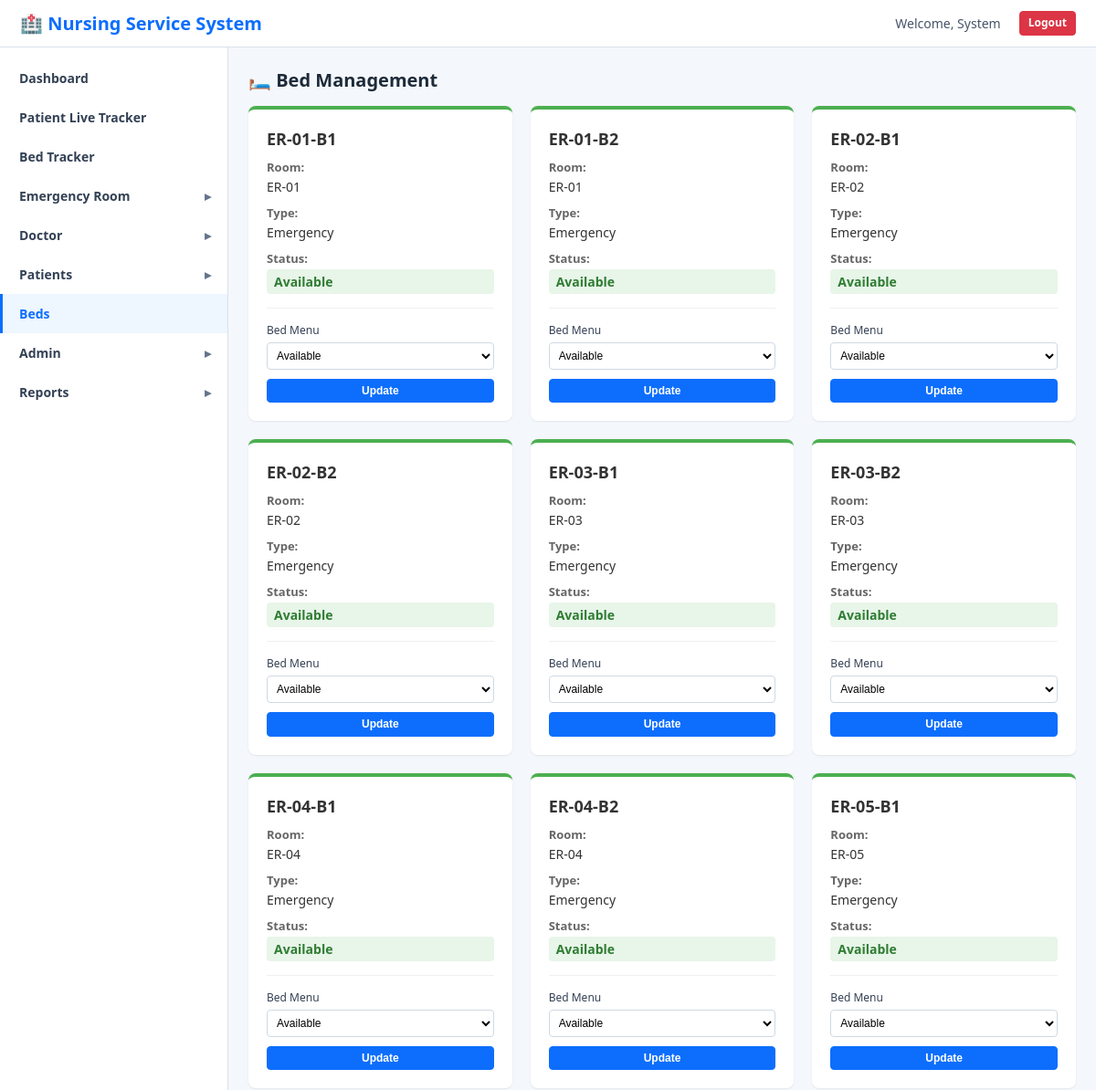
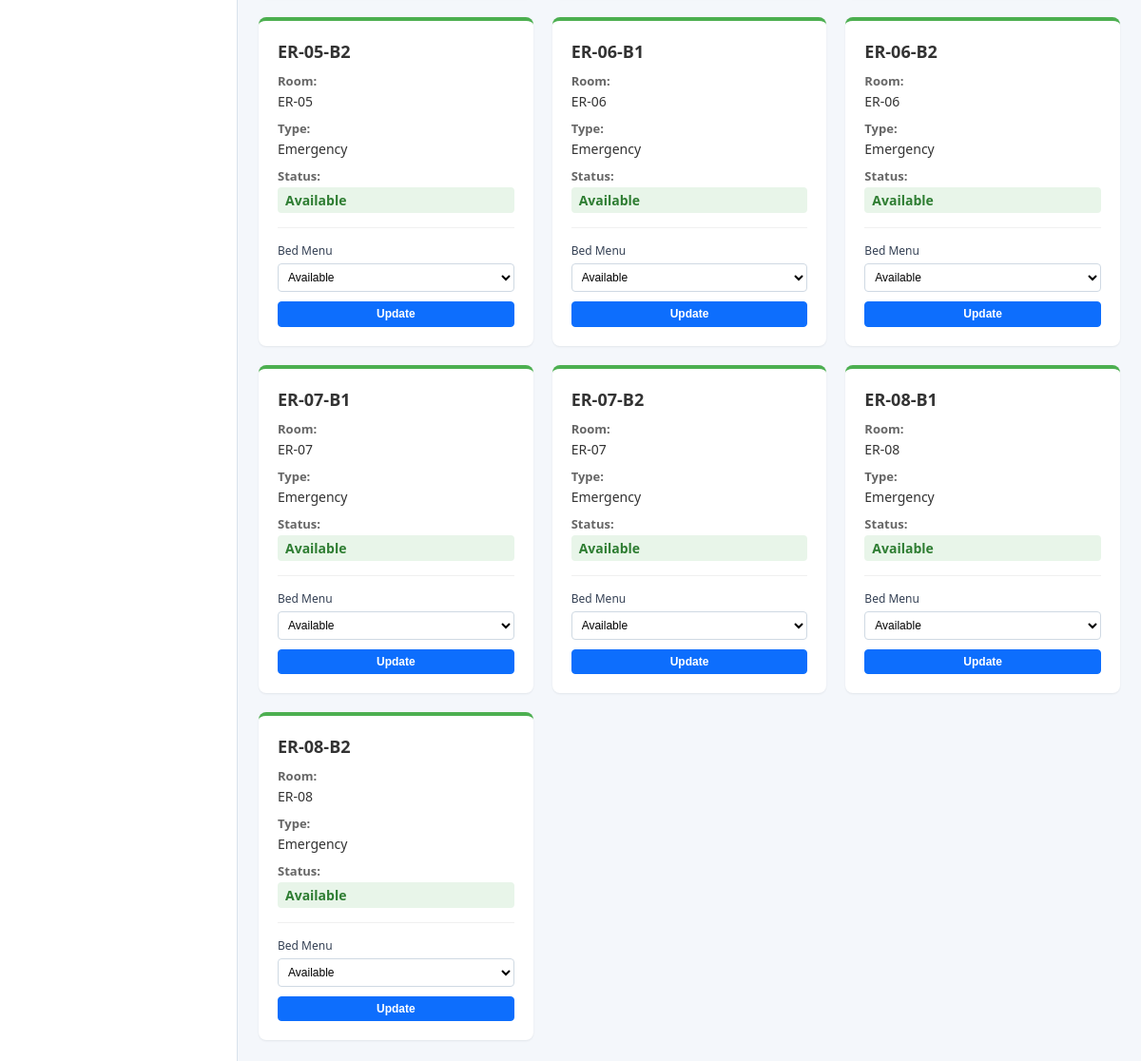
The app's page /pages/beds.php (signed in) with its own data (2 pictures, top to bottom).
### tables this page shows
CREATE TABLE `beds` (
  `bed_id` int(11) NOT NULL AUTO_INCREMENT,
  `bed_number` varchar(20) NOT NULL,
  `room_number` varchar(20) NOT NULL,
  `bed_type` enum('ICU','General','Emergency','Recovery') NOT NULL,
  `status` enum('available','occupied','maintenance') DEFAULT 'available',
  `patient_id` int(11) DEFAULT NULL,
  `assigned_nurse` int(11) DEFAULT NULL,
  `created_at` timestamp NOT NULL DEFAULT current_timestamp(),
  `updated_at` timestamp NOT NULL DEFAULT current_timestamp() ON UPDATE current_timestamp(),
  PRIMARY KEY (`bed_id`),
  UNIQUE KEY `bed_number` (`bed_number`),
  KEY `assigned_nurse` (`assigned_nurse`),
  KEY `idx_bed_status` (`status`),
  CONSTRAINT `beds_ibfk_1` FOREIGN KEY (`assigned_nurse`) REFERENCES `users` (`user_id`) ON DELETE SET NULL
);

### pages/beds.php (the view, shortened to what this page needs)
<?php
require_once '../config/db.php';
$beds_query = "SELECT
    b.*,
    COALESCE(CONCAT(p.last_name, ', ', p.first_name, IFNULL(CONCAT(' ', p.middle_name), '')), 'Available') as patient_name,
    p.patient_code,
    p.age,
    p.gender,
    p.phone,
    p.status as patient_status,
    p.patient_id,
    u.first_name as nurse_name
FROM beds b
LEFT JOIN patients p ON b.patient_id = p.patient_id
LEFT JOIN users u ON b.assigned_nurse = u.user_id
ORDER BY b.room_number, b.bed_number";
$beds = $conn->query($beds_query)->fetch_all(MYSQLI_ASSOC);
?>
<!DOCTYPE html>
<html lang="en">
<head>
    <link rel="stylesheet" href="../public/css/style.css">
    <link rel="stylesheet" href="../public/css/dashboard.css">
</head>
<body>
    <nav class="navbar">
        <div class="navbar-brand">
            <h1>🏥 Nursing Service System</h1>
        </div>
        <div class="navbar-menu">
            <span class="user-info">Welcome, <?php echo htmlspecialchars($_SESSION['first_name']); ?></span>
            <a href="../api/logout.php" class="btn btn-sm btn-danger">Logout</a>
        </div>
    </nav>
    <div class="dashboard-container">
        <?php include '../includes/sidebar.php'; ?>
        <main class="main-content">
            <h2>🛏️ Bed Management</h2>
            <div class="bed-management-grid">
                <?php foreach ($beds as $bed): ?>
                    <div class="bed-management-card <?php echo htmlspecialchars($bed['status']); ?>">
                        <div class="bed-header"><?php echo htmlspecialchars($bed['bed_number']); ?></div>
                        <div class="bed-info">
                            <label>Room:</label>
                            <span><?php echo htmlspecialchars($bed['room_number']); ?></span>
                        </div>
                        <div class="bed-info">
                            <label>Type:</label>
                            <span><?php echo htmlspecialchars($bed['bed_type']); ?></span>
                        </div>
                        <div class="bed-info">
                            <label>Status:</label>
                            <span style="padding: 4px 8px; border-radius: 4px; background: <?php echo $bed['status'] == 'available' ? '#e8f5e9' : ($bed['status'] == 'occupied' ? '#fff3e0' : '#eeeeee'); ?>; color: <?php echo $bed['status'] == 'available' ? '#2e7d32' : ($bed['status'] == 'occupied' ? '#e65100' : '#666'); ?>; font-weight: 600;">
                                <?php echo ucfirst(htmlspecialchars($bed['status'])); ?>
                            </span>
                        </div>
                        <?php if ($bed['status'] == 'available' || $bed['status'] == 'maintenance'): ?>
                            <form method="POST" class="bed-edit-form">
                                <div class="form-group" style="margin-bottom: 10px;">
                                    <label for="status-<?php echo $bed['bed_id']; ?>" style="font-size: 12px;">Bed Menu</label>
                                    <select id="status-<?php echo $bed['bed_id']; ?>" name="status" style="padding: 6px; font-size: 12px;">
                                        <option value="available" <?php echo $bed['status'] == 'available' ? 'selected' : ''; ?>>Available</option>
                                    </select>
                                </div>
                                <button type="submit" name="update_bed" class="btn btn-sm btn-primary" style="width: 100%;">Update</button>
                            </form>
                        <?php elseif ($bed['status'] == 'occupied'): ?>
                            <div class="bed-edit-form">
                                <span style="font-size: 12px; color: #666;">Occupied beds are read-only here.</span>
                            </div>
                        <?php endif; ?>
                    </div>
                <?php endforeach; ?>
            </div>
        </main>
    </div>
</body>
</html>

### public/css/style.css (style rules this page uses)
* { margin: 0; padding: 0; box-sizing: border-box; }
:root { --primary-color: #2196F3; --secondary-color: #4CAF50; --danger-color: #f44336; --warning-color: #ff9800; --dark-color: #333; --light-color: #f5f5f5; --border-color: #ddd; --shadow: 0 2px 4px rgba(0,0,0,0.1); }
html, body { font-family: 'Segoe UI', Tahoma, Geneva, Verdana, sans-serif; background-color: var(--light-color); color: var(--dark-color); }
h1, h2, h3, h4, h5, h6 { margin-bottom: 15px; color: var(--dark-color); }
h1 { font-size: 2rem; }
h2 { font-size: 1.5rem; }
.btn { padding: 10px 20px; border: none; border-radius: 4px; cursor: pointer; font-size: 14px; transition: all 0.3s ease; text-decoration: none; display: inline-block; text-align: center; }
.btn-primary { background-color: var(--primary-color); color: white; }
.btn-danger { background-color: var(--danger-color); color: white; }
.btn-sm { padding: 6px 12px; font-size: 12px; }
.form-group { margin-bottom: 20px; }
label { display: block; margin-bottom: 5px; font-weight: 500; color: var(--dark-color); }
input[type="text"], input[type="email"], input[type="password"], input[type="date"], input[type="time"], input[type="number"], select, textarea { width: 100%; padding: 12px; border: 1px solid var(--border-color); border-radius: 4px; font-size: 14px; transition: border-color 0.3s ease; }
:root { --primary-color: #0d6efd; --secondary-color: #198754; --danger-color: #dc3545; --warning-color: #ffc107; --dark-color: #1f2937; --light-color: #f4f7fb; --border-color: #d9e2ec; --shadow: 0 1px 2px rgba(31, 41, 55, 0.08); }
html, body { background: #f4f7fb; color: #1f2937; font-size: 14px; }
h1, h2, h3 { color: #1d2b3a; font-weight: 700; }
h2 { font-size: 20px; }
.btn { border-radius: 4px; padding: 8px 14px; font-weight: 600; line-height: 1.2; box-shadow: none; transition: background-color 0.18s ease, border-color 0.18s ease, color 0.18s ease; }
.btn-primary { background: #0d6efd; border: 1px solid #0d6efd; }
.btn-danger { background: #dc3545; border: 1px solid #dc3545; }
.btn-sm { padding: 5px 9px; font-size: 12px; }
input[type="text"], input[type="email"], input[type="password"], input[type="date"], input[type="time"], input[type="number"], select, textarea { border-color: #cfd9e3; border-radius: 4px; padding: 9px 11px; background: #fff; }
label { color: #344054; font-size: 13px; }

### public/css/dashboard.css (style rules this page uses)
.navbar { background-color: #2c3e50; color: white; padding: 15px 20px; display: flex; justify-content: space-between; align-items: center; box-shadow: var(--shadow); }
.navbar-brand h1 { margin: 0; font-size: 24px; color: white; }
.navbar-menu { display: flex; align-items: center; gap: 20px; }
.user-info { font-size: 14px; color: #ecf0f1; }
.dashboard-container { display: grid; grid-template-columns: 250px 1fr; min-height: calc(100vh - 70px); }
.main-content { padding: 30px; background-color: #f5f5f5; overflow-y: auto; }
.navbar { background: #fff; color: #1f2937; border-bottom: 1px solid #d9e2ec; box-shadow: 0 1px 2px rgba(31, 41, 55, 0.06); padding: 12px 22px; }
.navbar-brand h1 { color: #0d6efd; font-size: 20px; letter-spacing: 0; }
.user-info { color: #475569; }
.dashboard-container { min-height: calc(100vh - 57px); }
.main-content { background: #f4f7fb; padding: 22px; }

### pages/beds.php (style rules this page uses)
.bed-management-grid { display: grid; grid-template-columns: repeat(auto-fill, minmax(250px, 1fr)); gap: 20px; }
.bed-management-card { background: white; padding: 20px; border-radius: 8px; box-shadow: var(--shadow); border-top: 4px solid; }
.bed-management-card.available { border-top-color: #4CAF50; }
.bed-header { font-size: 18px; font-weight: bold; margin-bottom: 10px; color: #333; }
.bed-info { margin: 10px 0; font-size: 14px; }
.bed-info label { display: block; font-weight: 600; color: #666; margin-bottom: 3px; }
.bed-info span { color: #333; display: block; margin-bottom: 8px; }
.bed-edit-form { margin-top: 15px; padding-top: 15px; border-top: 1px solid #f0f0f0; }

### records on screen
beds: bed_number "ER-01-B1", room_number "ER-01", bed_type "Emergency", status "Available"
beds: bed_number "ER-01-B2", room_number "ER-01", bed_type "Emergency", status "Available"
beds: bed_number "ER-02-B1", room_number "ER-02", bed_type "Emergency", status "Available"
beds: bed_number "ER-02-B2", room_number "ER-02", bed_type "Emergency", status "Available"
beds: bed_number "ER-03-B1", room_number "ER-03", bed_type "Emergency", status "Available"
beds: bed_number "ER-03-B2", room_number "ER-03", bed_type "Emergency", status "Available"
beds: bed_number "ER-04-B1", room_number "ER-04", bed_type "Emergency", status "Available"
beds: bed_number "ER-04-B2", room_number "ER-04", bed_type "Emergency", status "Available"
beds: bed_number "ER-05-B1", room_number "ER-05", bed_type "Emergency", status "Available"
beds: bed_number "ER-05-B2", room_number "ER-05", bed_type "Emergency", status "Available"
beds: bed_number "ER-06-B1", room_number "ER-06", bed_type "Emergency", status "Available"
beds: bed_number "ER-06-B2", room_number "ER-06", bed_type "Emergency", status "Available"
beds: bed_number "ER-07-B1", room_number "ER-07", bed_type "Emergency", status "Available"
beds: bed_number "ER-07-B2", room_number "ER-07", bed_type "Emergency", status "Available"
beds: bed_number "ER-08-B1", room_number "ER-08", bed_type "Emergency", status "Available"
beds: bed_number "ER-08-B2", room_number "ER-08", bed_type "Emergency", status "Available"

### other values on screen
$_SESSION['first_name'] "System"
